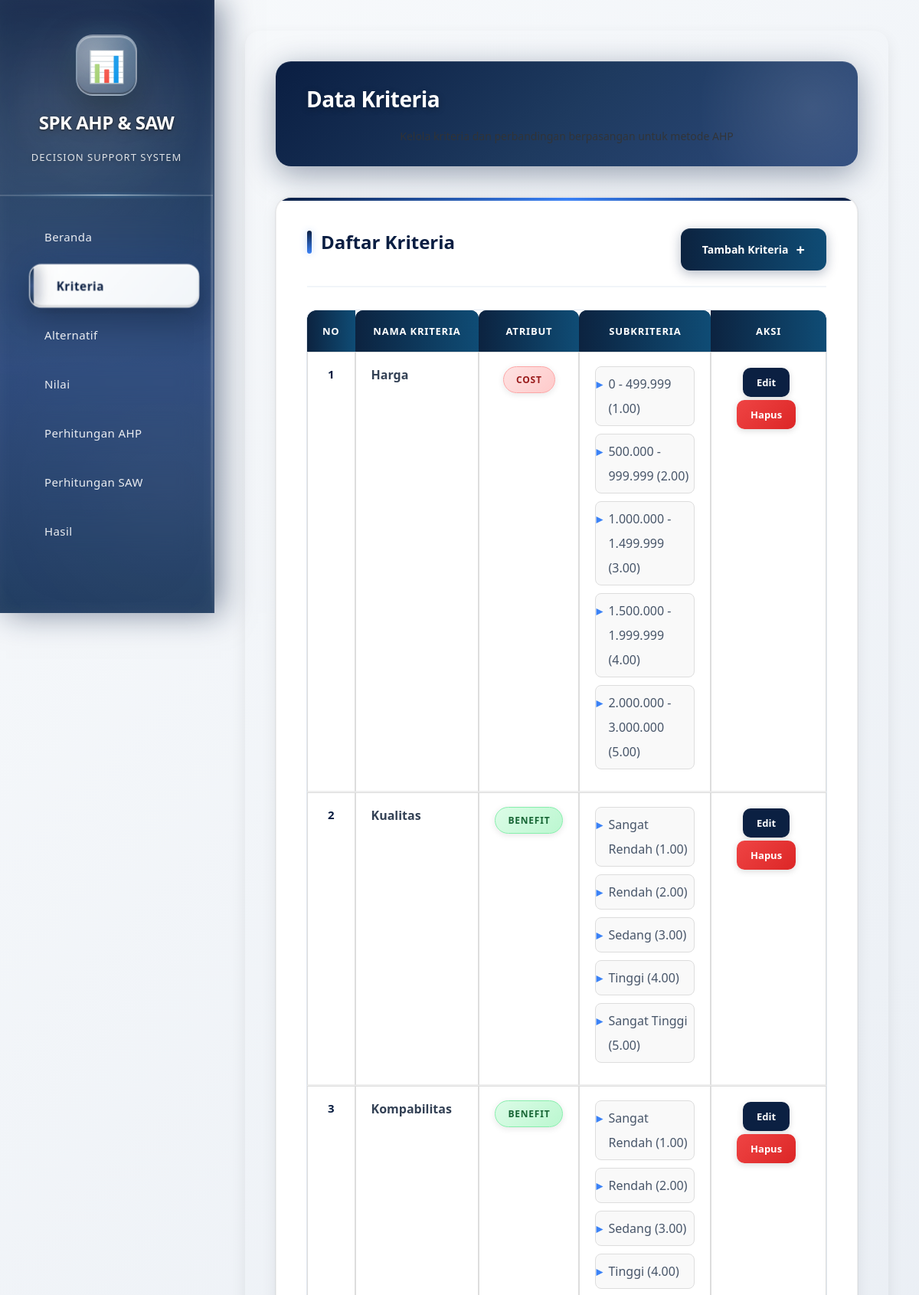
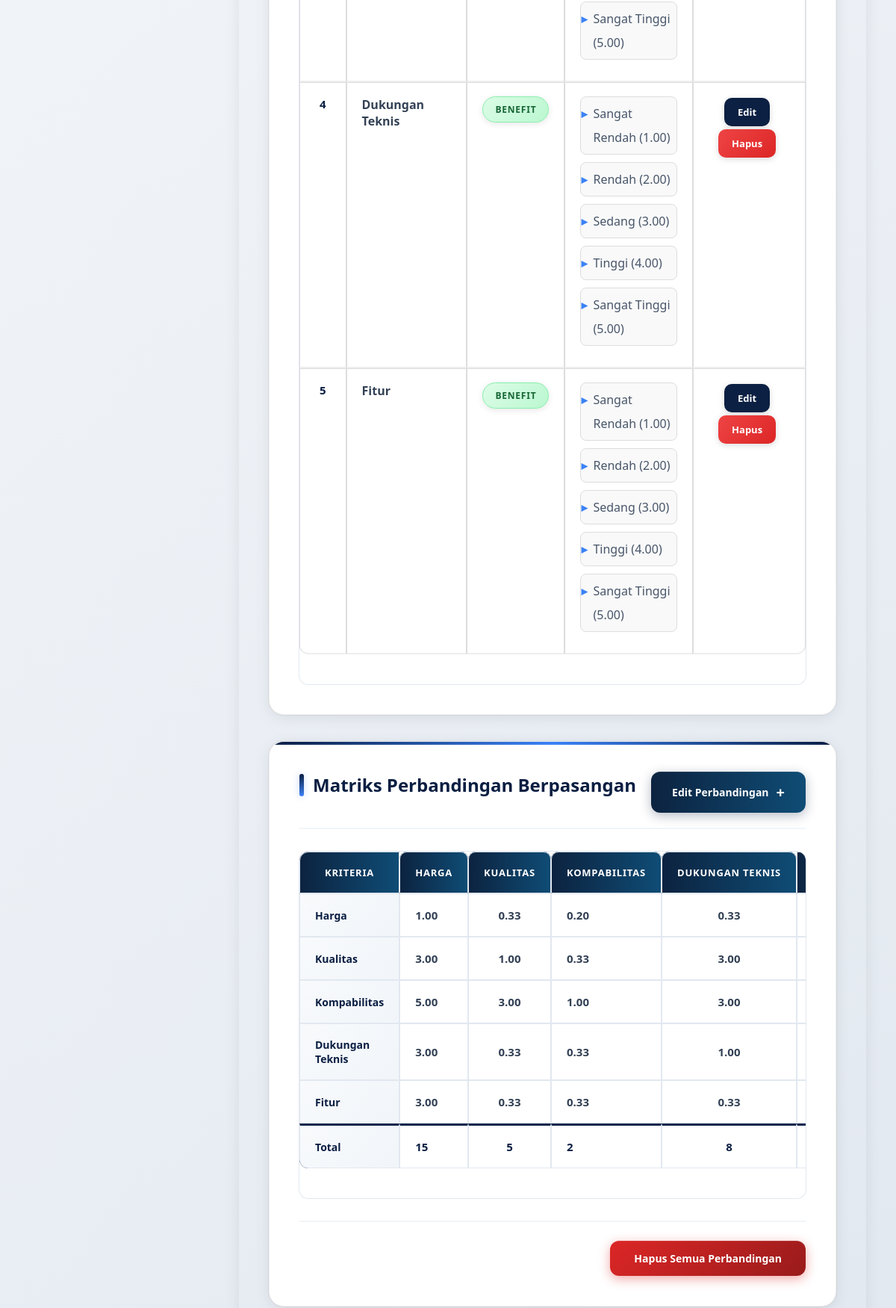
The page /kriteria.php (signed in, upper part) on the database its author committed (2 pictures, top to bottom).
### tables this page shows
CREATE TABLE `criterias` (
  `id_criteria` tinyint(3) UNSIGNED NOT NULL,
  `criteria` varchar(100) NOT NULL,
  `attribute` enum('benefit','cost') NOT NULL
);

CREATE TABLE `sub_criterias` (
  `id_subcriteria` int(10) UNSIGNED NOT NULL,
  `id_criteria` tinyint(3) UNSIGNED NOT NULL,
  `name` varchar(100) NOT NULL,
  `value` decimal(10,2) NOT NULL
);

### kriteria.php (the view, shortened to what this page needs)
<?php
include 'part/header.php';
include 'koneksi.php';
?>
<div class="spk-container">
    <div class="spk-page-header">
        <h1 class="spk-page-title">Data Kriteria</h1>
        <p class="spk-page-subtitle">Kelola kriteria dan perbandingan berpasangan untuk metode AHP</p>
    </div>
    <div class="spk-card-wrapper">
        <div class="spk-section-header">
            <h2 class="spk-section-title">Daftar Kriteria</h2>
            <div class="spk-action-buttons">
                <a href="tambah_kriteria.php" class="spk-btn">Tambah Kriteria</a>
            </div>
        </div>
        <div class="spk-table-container">
            <table class="spk-table">
                <thead>
                    <tr>
                        <th>No</th>
                        <th>Nama Kriteria</th>
                        <th>Atribut</th>
                        <th>Subkriteria</th>
                        <th>Aksi</th>
                    </tr>
                </thead>
                <tbody>
                    <?php
                    $no = 1;
                    $query = $conn->query("SELECT id_criteria, criteria, attribute FROM criterias");
                    while ($row = $query->fetch_assoc()) {
                        $id_criteria = $row['id_criteria'];
                        $subQuery = $conn->query("SELECT name, value FROM sub_criterias WHERE id_criteria = '$id_criteria'");
                        $subkriteriaList = '';
                        if ($subQuery->num_rows > 0) {
                            $subkriteriaList = '<div class="subkriteria-list">';
                            while ($sub = $subQuery->fetch_assoc()) {
                                $subkriteriaList .= '<span class="subkriteria-item">' . htmlspecialchars($sub['name']) . ' (' . $sub['value'] . ')</span>';
                            }
                            $subkriteriaList .= '</div>';
                        } else {
                            $subkriteriaList = '<i style="color: #94a3b8;">Tidak ada subkriteria</i>';
                        }
                        $attributeClass = strtolower($row['attribute']) == 'benefit' ? 'attribute-benefit' : 'attribute-cost';
                        $attributeBadge = '<span class="attribute-badge ' . $attributeClass . '">' . htmlspecialchars($row['attribute']) . '</span>';
                        echo "<tr>
                                <td>" . $no++ . "</td>
                                <td><strong>" . htmlspecialchars($row['criteria']) . "</strong></td>
                                <td>" . $attributeBadge . "</td>
                                <td>" . $subkriteriaList . "</td>
                                <td>
                                    <a href='edit_kriteria.php?id=" . $id_criteria . "' class='spk-btn-edit'>Edit</a>
                                    <a href='hapus_kriteria.php?id=" . $id_criteria . "' class='spk-btn-delete' onclick=\"return confirm('Yakin ingin menghapus kriteria ini?');\">Hapus</a>
                                </td>
                            </tr>";
                    }
                    ?>
                </tbody>
            </table>
        </div>
    </div>
    <div class="spk-card-wrapper">
        <div class="spk-section-header">
            <h2 class="spk-section-title">Matriks Perbandingan Berpasangan</h2>
            <div class="spk-action-buttons">
                <a href="tambah_perbandingan.php" class="spk-btn">Edit Perbandingan</a>
            </div>
        </div>
        <?php
        $kriteriaQuery = $conn->query("SELECT id_criteria, criteria FROM criterias");
        $kriteriaList = [];
        while ($k = $kriteriaQuery->fetch_assoc()) {
            $kriteriaList[$k['id_criteria']] = $k['criteria'];
        }
        $nilaiPerbandingan = [];
        $queryPerbandingan = $conn->query("SELECT * FROM ahp_comparisons");
        while ($row = $queryPerbandingan->fetch_assoc()) {
            $nilaiPerbandingan[$row['kriteria_1']][$row['kriteria_2']] = $row['nilai'];
        }
        ?>
        <div class="spk-table-container">
            <table class="spk-table matrix-table">
                <thead>
                    <tr>
                        <th>Kriteria</th>
                        <?php foreach ($kriteriaList as $id => $nama) : ?>
                            <th><?= htmlspecialchars($nama) ?></th>
                        <?php endforeach; ?>
                    </tr>
                </thead>
                <tbody>
                    <?php
                    $totalKolom = array_fill_keys(array_keys($kriteriaList), '0');
                    foreach ($kriteriaList as $id1 => $nama1) {
                        echo "<tr>";
                        echo "<td>" . htmlspecialchars($nama1) . "</td>";
                        foreach ($kriteriaList as $id2 => $nama2) {
                            if ($id1 == $id2) {
                                $nilai = 1.0;
                            } elseif (isset($nilaiPerbandingan[$id1][$id2])) {
                                $nilai = (float) $nilaiPerbandingan[$id1][$id2];
                            } elseif (isset($nilaiPerbandingan[$id2][$id1])) {
                                $nilai = 1 / (float) $nilaiPerbandingan[$id2][$id1];
                            } else {
                                $nilai = 0;
                            }
                            echo "<td>" . number_format($nilai, 2) . "</td>";
                            $totalKolom[$id2] = bcadd($totalKolom[$id2], $nilai, 12);
                        }
                        echo "</tr>";
                    }
                    if (count($kriteriaList) > 0) {
                        echo "<tr class='total-row'>";
                        echo "<td>Total</td>";
                        foreach ($totalKolom as $total) {
                            echo "<td>" . number_format($total) . "</td>";
                        }
                        echo "</tr>";
                    }
                    ?>
                </tbody>
            </table>
        </div>
        <div class="spk-action-bottom">
            <a href="hapus_perbandingan.php" class="spk-btn-delete-all" onclick="return confirm('Yakin ingin menghapus semua nilai perbandingan?');">
                <span>Hapus Semua Perbandingan</span>
            </a>
        </div>
    </div>
</div>
<?php include 'part/footer.php'; ?>

### assets/general_css/style.css (style rules this page uses)
.spk-container { max-width: 1100px; margin: 50px auto; padding: 30px; background: linear-gradient(135deg, #ffffff, #f9f9f9); border-radius: 20px; box-shadow: 0 8px 20px rgba(0, 0, 0, 0.08); animation: fadeIn 0.8s ease; }
.spk-table { width: 100%; border-collapse: collapse; margin-bottom: 40px; }
.spk-table th { background: linear-gradient(90deg, #0C2340, #0F4C75) !important; color: white; font-weight: bold; padding: 14px 18px; border: none; border-radius: 10px 10px 0 0; }
.spk-table td { background-color: #ffffff; padding: 14px 18px; text-align: center; font-size: 16px; color: #555; border: 1px solid #ddd; border-bottom: 2px solid #eee; }
.spk-btn-edit { display: inline-block; background: linear-gradient(90deg, #0C2340, #0F4C75); color: #0C2340; padding: 8px 14px; border: none; border-radius: 8px; font-size: 14px; transition: all 0.3s ease; margin: 2px; box-shadow: 0 3px 8px rgba(33, 150, 243, 0.3); }
.spk-btn-delete { display: inline-block; background: linear-gradient(45deg, #e74c3c, #c0392b); color: white; padding: 8px 14px; border: none; border-radius: 8px; font-size: 14px; transition: all 0.3s ease; margin: 2px; box-shadow: 0 3px 8px rgba(231, 76, 60, 0.3); }
a { text-decoration: none; }
.spk-btn { background: linear-gradient(90deg,#0C2340,#0F4C75) !important; color:white; padding: 12px 20px; border: none; border-radius: 8px; font-size: 1rem; font-weight: bold; cursor: pointer; width: 100%; transition: background-color 0.3s ease; }
h2, h3 { text-align: center; color: #333; margin-bottom: 20px; }
table { width: 100%; border-collapse: collapse; margin-bottom: 40px; background-color: #fff; }
table th, table td { border: 1px solid #ddd; padding: 12px 15px; text-align: center; font-size: 14px; }
table th { background-color: #4caf50; color: white; }
table tr:nth-child(even) { background-color: #f9f9f9; }
p { text-align: center; font-size: 18px; color: #333; margin-top: 20px; font-weight: bold; }
.subkriteria-item { margin-bottom: 10px; padding: 10px; background: #f9f9f9; border: 1px solid #ddd; border-radius: 8px; }

### part/header.php (style rules this page uses)
* { margin: 0; padding: 0; box-sizing: border-box; }
body { font-family: 'Segoe UI', Tahoma, Geneva, Verdana, sans-serif; background: linear-gradient(135deg, #f8fafc 0%, #e2e8f0 100%); min-height: 100vh; display: flex; }

### rows shown on the page
criterias: criteria "Harga", attribute "COST"
sub_criterias: name "0 - 499.999", value "1.00"
sub_criterias: name "500.000 - 999.999", value "2.00"
sub_criterias: name "1.000.000 - 1.499.999", value "3.00"
sub_criterias: name "1.500.000 - 1.999.999", value "4.00"
sub_criterias: name "2.000.000 - 3.000.000", value "5.00"
criterias: criteria "Kualitas", attribute "BENEFIT"
sub_criterias: name "Sangat Rendah", value "1.00"
sub_criterias: name "Rendah", value "2.00"
sub_criterias: name "Sedang", value "3.00"
sub_criterias: name "Tinggi", value "4.00"
sub_criterias: name "Sangat Tinggi", value "5.00"
criterias: criteria "Kompabilitas", attribute "BENEFIT"
sub_criterias: name "Sangat Rendah", value "1.00"
sub_criterias: name "Rendah", value "2.00"
sub_criterias: name "Sedang", value "3.00"
sub_criterias: name "Tinggi", value "4.00"
sub_criterias: name "Sangat Tinggi", value "5.00"
criterias: criteria "Dukungan Teknis", attribute "BENEFIT"
sub_criterias: name "Sangat Rendah", value "1.00"
sub_criterias: name "Rendah", value "2.00"
sub_criterias: name "Sedang", value "3.00"
sub_criterias: name "Tinggi", value "4.00"
sub_criterias: name "Sangat Tinggi", value "5.00"
criterias: criteria "Fitur", attribute "BENEFIT"
sub_criterias: name "Sangat Rendah", value "1.00"
sub_criterias: name "Rendah", value "2.00"
sub_criterias: name "Sedang", value "3.00"
sub_criterias: name "Tinggi", value "4.00"
sub_criterias: name "Sangat Tinggi", value "5.00"

### other values the page prints
$nama "HARGA"
$nama "KUALITAS"
$nama "KOMPABILITAS"
$nama "DUKUNGAN TEKNIS"
$nama1 "Harga"
$nilai "1.00"
$nilai "0.33"
$nilai "0.20"
$nama1 "Kualitas"
$nilai "3.00"
$nama1 "Kompabilitas"
$nilai "5.00"
$nama1 "Dukungan Teknis"
$nama1 "Fitur"
$total "15"
